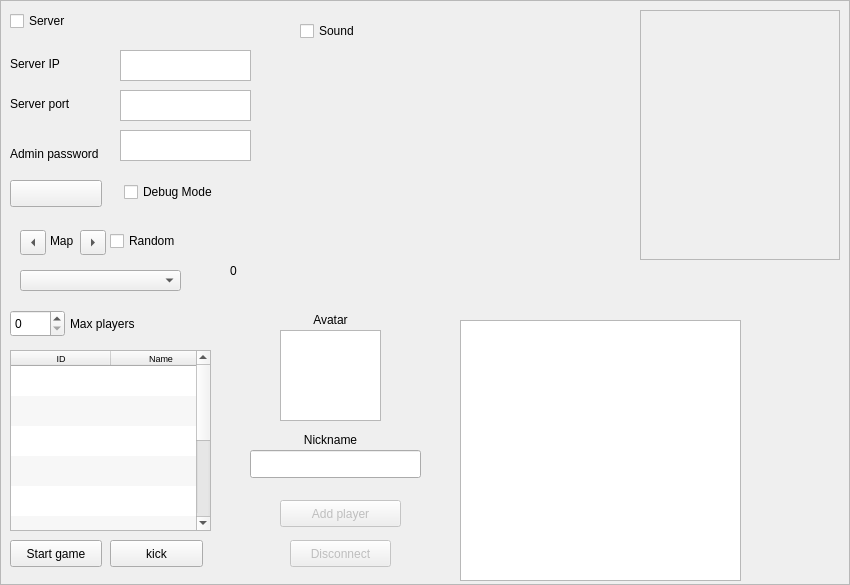
<?xml version="1.0" encoding="UTF-8"?>
<ui version="4.0">
 <class>MenuFrame</class>
 <widget class="QFrame" name="MenuFrame">
  <property name="geometry">
   <rect>
    <x>0</x>
    <y>0</y>
    <width>850</width>
    <height>585</height>
   </rect>
  </property>
  <property name="windowTitle">
   <string>Frame</string>
  </property>
  <property name="frameShape">
   <enum>QFrame::StyledPanel</enum>
  </property>
  <property name="frameShadow">
   <enum>QFrame::Raised</enum>
  </property>
  <widget class="QWidget" name="sound_pref" native="true">
   <property name="geometry">
    <rect>
     <x>290</x>
     <y>10</y>
     <width>171</width>
     <height>71</height>
    </rect>
   </property>
   <widget class="QCheckBox" name="sound">
    <property name="geometry">
     <rect>
      <x>10</x>
      <y>10</y>
      <width>91</width>
      <height>22</height>
     </rect>
    </property>
    <property name="text">
     <string>Sound</string>
    </property>
   </widget>
  </widget>
  <widget class="QWidget" name="player_data" native="true">
   <property name="geometry">
    <rect>
     <x>230</x>
     <y>300</y>
     <width>211</width>
     <height>191</height>
    </rect>
   </property>
   <widget class="QLabel" name="label">
    <property name="geometry">
     <rect>
      <x>40</x>
      <y>10</y>
      <width>121</width>
      <height>20</height>
     </rect>
    </property>
    <property name="text">
     <string>Avatar</string>
    </property>
    <property name="alignment">
     <set>Qt::AlignCenter</set>
    </property>
   </widget>
   <widget class="QGraphicsView" name="graphicsView">
    <property name="geometry">
     <rect>
      <x>50</x>
      <y>30</y>
      <width>101</width>
      <height>91</height>
     </rect>
    </property>
   </widget>
   <widget class="QLabel" name="label_2">
    <property name="geometry">
     <rect>
      <x>40</x>
      <y>130</y>
      <width>121</width>
      <height>20</height>
     </rect>
    </property>
    <property name="text">
     <string>Nickname</string>
    </property>
    <property name="alignment">
     <set>Qt::AlignCenter</set>
    </property>
   </widget>
   <widget class="QLineEdit" name="playerName">
    <property name="geometry">
     <rect>
      <x>20</x>
      <y>150</y>
      <width>171</width>
      <height>28</height>
     </rect>
    </property>
    <property name="maxLength">
     <number>16</number>
    </property>
   </widget>
  </widget>
  <widget class="QWidget" name="adminWidget" native="true">
   <property name="geometry">
    <rect>
     <x>0</x>
     <y>220</y>
     <width>221</width>
     <height>361</height>
    </rect>
   </property>
   <widget class="QSpinBox" name="maxPlayersBox">
    <property name="geometry">
     <rect>
      <x>10</x>
      <y>90</y>
      <width>55</width>
      <height>27</height>
     </rect>
    </property>
   </widget>
   <widget class="QLabel" name="maxPlayers_label">
    <property name="geometry">
     <rect>
      <x>70</x>
      <y>90</y>
      <width>101</width>
      <height>27</height>
     </rect>
    </property>
    <property name="text">
     <string>Max players</string>
    </property>
   </widget>
   <widget class="QPushButton" name="startGameButton">
    <property name="geometry">
     <rect>
      <x>10</x>
      <y>320</y>
      <width>92</width>
      <height>27</height>
     </rect>
    </property>
    <property name="text">
     <string>Start game</string>
    </property>
   </widget>
   <widget class="QTableWidget" name="playersList">
    <property name="geometry">
     <rect>
      <x>10</x>
      <y>130</y>
      <width>201</width>
      <height>181</height>
     </rect>
    </property>
    <property name="font">
     <font>
      <pointsize>7</pointsize>
     </font>
    </property>
    <property name="horizontalScrollBarPolicy">
     <enum>Qt::ScrollBarAlwaysOff</enum>
    </property>
    <property name="alternatingRowColors">
     <bool>true</bool>
    </property>
    <property name="selectionMode">
     <enum>QAbstractItemView::SingleSelection</enum>
    </property>
    <property name="showGrid">
     <bool>false</bool>
    </property>
    <property name="gridStyle">
     <enum>Qt::SolidLine</enum>
    </property>
    <property name="wordWrap">
     <bool>false</bool>
    </property>
    <property name="cornerButtonEnabled">
     <bool>false</bool>
    </property>
    <property name="rowCount">
     <number>10</number>
    </property>
    <property name="columnCount">
     <number>2</number>
    </property>
    <attribute name="horizontalHeaderHighlightSections">
     <bool>false</bool>
    </attribute>
    <attribute name="horizontalHeaderStretchLastSection">
     <bool>true</bool>
    </attribute>
    <attribute name="verticalHeaderVisible">
     <bool>false</bool>
    </attribute>
    <row/>
    <row/>
    <row/>
    <row/>
    <row/>
    <row/>
    <row/>
    <row/>
    <row/>
    <row/>
    <column>
     <property name="text">
      <string>ID</string>
     </property>
    </column>
    <column>
     <property name="text">
      <string>Name</string>
     </property>
    </column>
   </widget>
   <widget class="QToolButton" name="mapLeftButton">
    <property name="geometry">
     <rect>
      <x>20</x>
      <y>10</y>
      <width>26</width>
      <height>25</height>
     </rect>
    </property>
    <property name="text">
     <string>...</string>
    </property>
    <property name="arrowType">
     <enum>Qt::LeftArrow</enum>
    </property>
   </widget>
   <widget class="QToolButton" name="mapRightButton">
    <property name="geometry">
     <rect>
      <x>80</x>
      <y>10</y>
      <width>26</width>
      <height>25</height>
     </rect>
    </property>
    <property name="text">
     <string>...</string>
    </property>
    <property name="arrowType">
     <enum>Qt::RightArrow</enum>
    </property>
   </widget>
   <widget class="QLabel" name="label_3">
    <property name="geometry">
     <rect>
      <x>50</x>
      <y>10</y>
      <width>31</width>
      <height>21</height>
     </rect>
    </property>
    <property name="text">
     <string>Map</string>
    </property>
   </widget>
   <widget class="QCheckBox" name="randomMapCheck">
    <property name="geometry">
     <rect>
      <x>110</x>
      <y>10</y>
      <width>81</width>
      <height>22</height>
     </rect>
    </property>
    <property name="text">
     <string>Random</string>
    </property>
   </widget>
   <widget class="QComboBox" name="mapOptionCBox">
    <property name="geometry">
     <rect>
      <x>20</x>
      <y>50</y>
      <width>161</width>
      <height>21</height>
     </rect>
    </property>
   </widget>
   <widget class="QPushButton" name="kickButton">
    <property name="geometry">
     <rect>
      <x>110</x>
      <y>320</y>
      <width>93</width>
      <height>27</height>
     </rect>
    </property>
    <property name="text">
     <string>kick</string>
    </property>
   </widget>
  </widget>
  <widget class="QGraphicsView" name="previewGraphicsView">
   <property name="geometry">
    <rect>
     <x>460</x>
     <y>320</y>
     <width>281</width>
     <height>261</height>
    </rect>
   </property>
  </widget>
  <widget class="QLabel" name="serverStatus">
   <property name="geometry">
    <rect>
     <x>230</x>
     <y>250</y>
     <width>41</width>
     <height>41</height>
    </rect>
   </property>
   <property name="text">
    <string>0</string>
   </property>
  </widget>
  <widget class="QWidget" name="network_pref" native="true">
   <property name="geometry">
    <rect>
     <x>0</x>
     <y>0</y>
     <width>271</width>
     <height>221</height>
    </rect>
   </property>
   <widget class="QCheckBox" name="isServer">
    <property name="geometry">
     <rect>
      <x>10</x>
      <y>10</y>
      <width>91</width>
      <height>22</height>
     </rect>
    </property>
    <property name="text">
     <string>Server</string>
    </property>
   </widget>
   <widget class="QLabel" name="ipLabel">
    <property name="geometry">
     <rect>
      <x>10</x>
      <y>50</y>
      <width>119</width>
      <height>27</height>
     </rect>
    </property>
    <property name="text">
     <string>Server IP</string>
    </property>
   </widget>
   <widget class="QLabel" name="portLabel">
    <property name="geometry">
     <rect>
      <x>10</x>
      <y>90</y>
      <width>119</width>
      <height>27</height>
     </rect>
    </property>
    <property name="text">
     <string>Server port</string>
    </property>
   </widget>
   <widget class="QTextEdit" name="serverIp">
    <property name="geometry">
     <rect>
      <x>120</x>
      <y>50</y>
      <width>131</width>
      <height>31</height>
     </rect>
    </property>
   </widget>
   <widget class="QTextEdit" name="serverPort">
    <property name="geometry">
     <rect>
      <x>120</x>
      <y>90</y>
      <width>131</width>
      <height>31</height>
     </rect>
    </property>
   </widget>
   <widget class="QPushButton" name="serverButton">
    <property name="geometry">
     <rect>
      <x>10</x>
      <y>180</y>
      <width>92</width>
      <height>27</height>
     </rect>
    </property>
    <property name="text">
     <string/>
    </property>
   </widget>
   <widget class="QLabel" name="passwordLabel">
    <property name="geometry">
     <rect>
      <x>10</x>
      <y>140</y>
      <width>119</width>
      <height>27</height>
     </rect>
    </property>
    <property name="text">
     <string>Admin password</string>
    </property>
   </widget>
   <widget class="QTextEdit" name="password">
    <property name="geometry">
     <rect>
      <x>120</x>
      <y>130</y>
      <width>131</width>
      <height>31</height>
     </rect>
    </property>
   </widget>
   <widget class="QCheckBox" name="checkDebugMode">
    <property name="geometry">
     <rect>
      <x>124</x>
      <y>180</y>
      <width>131</width>
      <height>24</height>
     </rect>
    </property>
    <property name="toolTip">
     <string>Enables single player game, more bonus, no countdown, etc.</string>
    </property>
    <property name="text">
     <string>Debug Mode</string>
    </property>
    <property name="checked">
     <bool>false</bool>
    </property>
   </widget>
  </widget>
  <widget class="QWidget" name="IpStatHolder" native="true">
   <property name="geometry">
    <rect>
     <x>480</x>
     <y>10</y>
     <width>120</width>
     <height>80</height>
    </rect>
   </property>
  </widget>
  <widget class="QPushButton" name="disconnectButton">
   <property name="enabled">
    <bool>false</bool>
   </property>
   <property name="geometry">
    <rect>
     <x>290</x>
     <y>540</y>
     <width>101</width>
     <height>27</height>
    </rect>
   </property>
   <property name="text">
    <string>Disconnect</string>
   </property>
  </widget>
  <widget class="QFrame" name="playerListWidgetHolder">
   <property name="geometry">
    <rect>
     <x>640</x>
     <y>10</y>
     <width>200</width>
     <height>250</height>
    </rect>
   </property>
   <property name="frameShape">
    <enum>QFrame::StyledPanel</enum>
   </property>
   <property name="frameShadow">
    <enum>QFrame::Raised</enum>
   </property>
  </widget>
  <widget class="QPushButton" name="addLocalPlayerButton">
   <property name="enabled">
    <bool>false</bool>
   </property>
   <property name="geometry">
    <rect>
     <x>280</x>
     <y>500</y>
     <width>121</width>
     <height>27</height>
    </rect>
   </property>
   <property name="toolTip">
    <string>Add a local player to the game</string>
   </property>
   <property name="text">
    <string>Add player</string>
   </property>
  </widget>
 </widget>
 <resources/>
 <connections/>
</ui>
